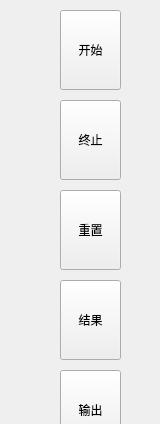
       <widget class="QWidget" name="pageSimulation">
        <property name="geometry">
         <rect>
          <x>0</x>
          <y>0</y>
          <width>160</width>
          <height>424</height>
         </rect>
        </property>
        <attribute name="icon">
         <iconset resource="plunger_ico.qrc">
          <normaloff>:/plunger/icons/simulation.png</normaloff>:/plunger/icons/simulation.png</iconset>
        </attribute>
        <attribute name="label">
         <string>模拟</string>
        </attribute>
        <widget class="QToolButton" name="btnRun">
         <property name="geometry">
          <rect>
           <x>60</x>
           <y>10</y>
           <width>61</width>
           <height>80</height>
          </rect>
         </property>
         <property name="sizePolicy">
          <sizepolicy hsizetype="Expanding" vsizetype="Minimum">
           <horstretch>0</horstretch>
           <verstretch>0</verstretch>
          </sizepolicy>
         </property>
         <property name="maximumSize">
          <size>
           <width>16777215</width>
           <height>100</height>
          </size>
         </property>
         <property name="cursor">
          <cursorShape>ArrowCursor</cursorShape>
         </property>
         <property name="styleSheet">
          <string notr="true"/>
         </property>
         <property name="text">
          <string>开始</string>
         </property>
         <property name="icon">
          <iconset resource="plunger_ico.qrc">
           <normaloff>:/plunger/icons/run.png</normaloff>:/plunger/icons/run.png</iconset>
         </property>
         <property name="iconSize">
          <size>
           <width>45</width>
           <height>60</height>
          </size>
         </property>
         <property name="checkable">
          <bool>false</bool>
         </property>
         <property name="popupMode">
          <enum>QToolButton::DelayedPopup</enum>
         </property>
         <property name="toolButtonStyle">
          <enum>Qt::ToolButtonTextUnderIcon</enum>
         </property>
         <property name="autoRaise">
          <bool>false</bool>
         </property>
        </widget>
        <widget class="QToolButton" name="btnStop">
         <property name="geometry">
          <rect>
           <x>60</x>
           <y>100</y>
           <width>61</width>
           <height>80</height>
          </rect>
         </property>
         <property name="sizePolicy">
          <sizepolicy hsizetype="Expanding" vsizetype="Minimum">
           <horstretch>0</horstretch>
           <verstretch>0</verstretch>
          </sizepolicy>
         </property>
         <property name="maximumSize">
          <size>
           <width>16777215</width>
           <height>100</height>
          </size>
         </property>
         <property name="cursor">
          <cursorShape>ArrowCursor</cursorShape>
         </property>
         <property name="styleSheet">
          <string notr="true"/>
         </property>
         <property name="text">
          <string>终止</string>
         </property>
         <property name="icon">
          <iconset resource="plunger_ico.qrc">
           <normaloff>:/plunger/icons/stop.png</normaloff>:/plunger/icons/stop.png</iconset>
         </property>
         <property name="iconSize">
          <size>
           <width>45</width>
           <height>60</height>
          </size>
         </property>
         <property name="checkable">
          <bool>false</bool>
         </property>
         <property name="popupMode">
          <enum>QToolButton::InstantPopup</enum>
         </property>
         <property name="toolButtonStyle">
          <enum>Qt::ToolButtonTextUnderIcon</enum>
         </property>
         <property name="autoRaise">
          <bool>false</bool>
         </property>
        </widget>
        <widget class="QToolButton" name="btnReset">
         <property name="geometry">
          <rect>
           <x>60</x>
           <y>190</y>
           <width>61</width>
           <height>80</height>
          </rect>
         </property>
         <property name="sizePolicy">
          <sizepolicy hsizetype="Expanding" vsizetype="Minimum">
           <horstretch>0</horstretch>
           <verstretch>0</verstretch>
          </sizepolicy>
         </property>
         <property name="maximumSize">
          <size>
           <width>16777215</width>
           <height>100</height>
          </size>
         </property>
         <property name="cursor">
          <cursorShape>ArrowCursor</cursorShape>
         </property>
         <property name="styleSheet">
          <string notr="true"/>
         </property>
         <property name="text">
          <string>重置</string>
         </property>
         <property name="icon">
          <iconset resource="plunger_ico.qrc">
           <normaloff>:/plunger/icons/Reset.png</normaloff>:/plunger/icons/Reset.png</iconset>
         </property>
         <property name="iconSize">
          <size>
           <width>45</width>
           <height>60</height>
          </size>
         </property>
         <property name="checkable">
          <bool>false</bool>
         </property>
         <property name="popupMode">
          <enum>QToolButton::DelayedPopup</enum>
         </property>
         <property name="toolButtonStyle">
          <enum>Qt::ToolButtonTextUnderIcon</enum>
         </property>
         <property name="autoRaise">
          <bool>false</bool>
         </property>
         <property name="arrowType">
          <enum>Qt::NoArrow</enum>
         </property>
        </widget>
        <widget class="QToolButton" name="btnResults">
         <property name="geometry">
          <rect>
           <x>60</x>
           <y>280</y>
           <width>61</width>
           <height>80</height>
          </rect>
         </property>
         <property name="sizePolicy">
          <sizepolicy hsizetype="Expanding" vsizetype="Minimum">
           <horstretch>0</horstretch>
           <verstretch>0</verstretch>
          </sizepolicy>
         </property>
         <property name="maximumSize">
          <size>
           <width>16777215</width>
           <height>100</height>
          </size>
         </property>
         <property name="cursor">
          <cursorShape>ArrowCursor</cursorShape>
         </property>
         <property name="text">
          <string>结果</string>
         </property>
         <property name="icon">
          <iconset resource="plunger_ico.qrc">
           <normaloff>:/plunger/icons/results.png</normaloff>:/plunger/icons/results.png</iconset>
         </property>
         <property name="iconSize">
          <size>
           <width>45</width>
           <height>60</height>
          </size>
         </property>
         <property name="checkable">
          <bool>false</bool>
         </property>
         <property name="popupMode">
          <enum>QToolButton::DelayedPopup</enum>
         </property>
         <property name="toolButtonStyle">
          <enum>Qt::ToolButtonTextUnderIcon</enum>
         </property>
         <property name="autoRaise">
          <bool>false</bool>
         </property>
        </widget>
        <widget class="QToolButton" name="btnOutput">
         <property name="geometry">
          <rect>
           <x>60</x>
           <y>370</y>
           <width>61</width>
           <height>80</height>
          </rect>
         </property>
         <property name="sizePolicy">
          <sizepolicy hsizetype="MinimumExpanding" vsizetype="Maximum">
           <horstretch>0</horstretch>
           <verstretch>0</verstretch>
          </sizepolicy>
         </property>
         <property name="maximumSize">
          <size>
           <width>16777215</width>
           <height>100</height>
          </size>
         </property>
         <property name="cursor">
          <cursorShape>ArrowCursor</cursorShape>
         </property>
         <property name="text">
          <string>输出</string>
         </property>
         <property name="icon">
          <iconset resource="plunger_ico.qrc">
           <normaloff>:/plunger/icons/output.png</normaloff>:/plunger/icons/output.png</iconset>
         </property>
         <property name="iconSize">
          <size>
           <width>45</width>
           <height>60</height>
          </size>
         </property>
         <property name="checkable">
          <bool>false</bool>
         </property>
         <property name="popupMode">
          <enum>QToolButton::DelayedPopup</enum>
         </property>
         <property name="toolButtonStyle">
          <enum>Qt::ToolButtonTextUnderIcon</enum>
         </property>
         <property name="autoRaise">
          <bool>false</bool>
         </property>
        </widget>
       </widget>
